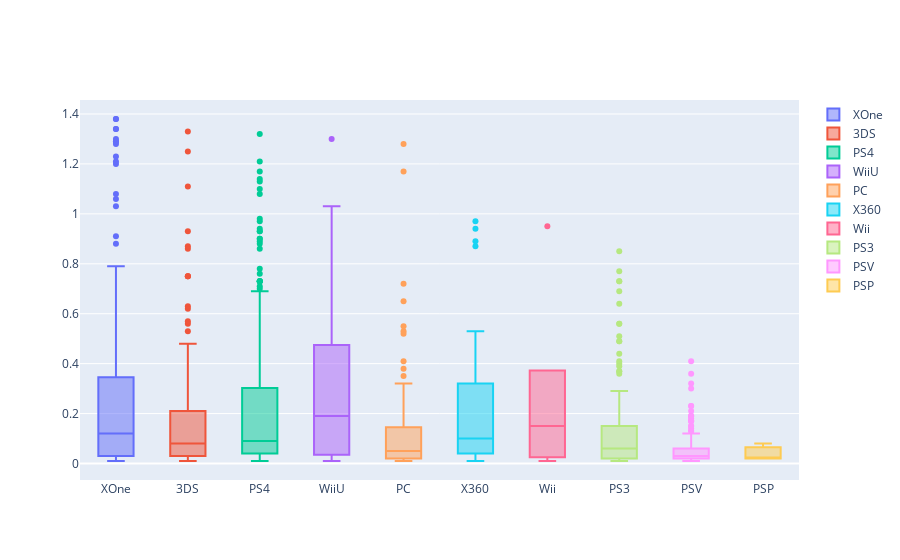

Write notebook code for a chart like this one.
### Code cell
data = []

for platform in df_for_research_clear.platform.unique():
    data.append(
        go.Box(y=df_for_research_clear[df_for_research_clear.platform==platform].tot_sales, 
               name=platform)
    )
iplot(data, show_link = False)
